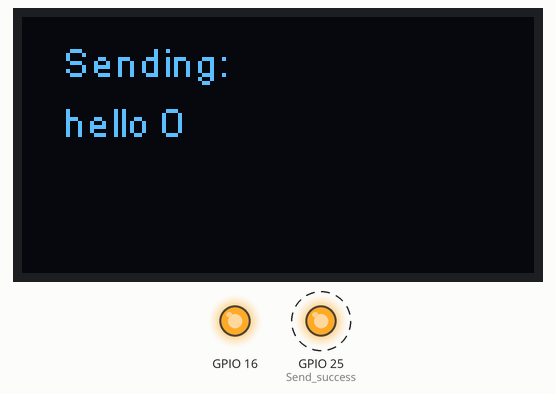
Recording of a sketch running on a simulated ESP32. Parts: 128×64 one-colour display, output pins drawn as LEDs (lit = HIGH). Dashed ring = blinking. No radio packets arrive unless stated; what the sketch prints to the serial monitor is not drawn.

Above: at 0.2 s.
At 8.5 s:
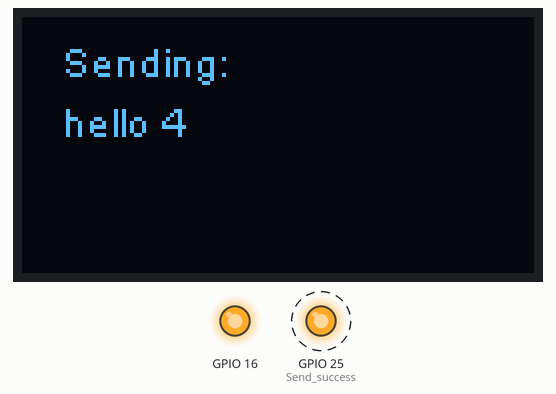
At 14.7 s:
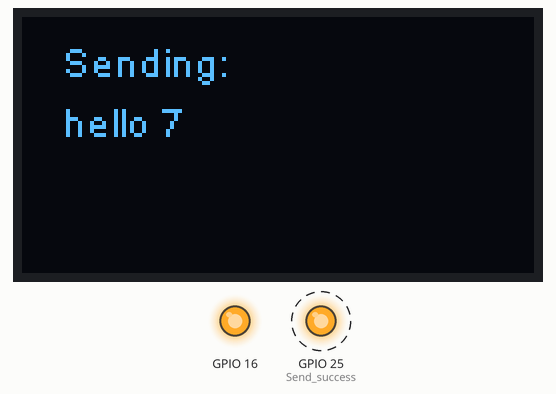
At 38.5 s:
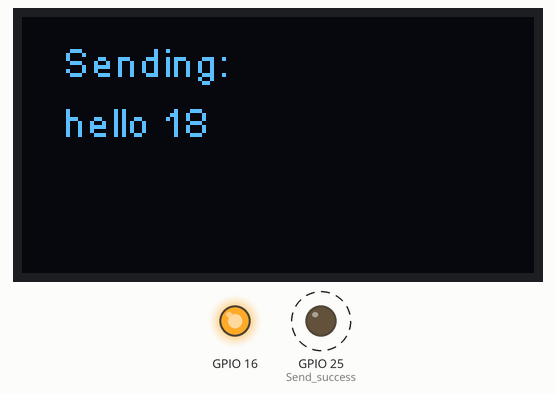
Timing chart, 0 to 40.0 s (numbered marks = the images above):
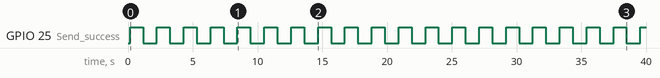

Measured:
- by itself, GPIO 25 (Send_success): alternates HIGH for 1.0 s and LOW for 1.1 s
- what the display in image 0 shows lasts 2.0 s, from 0.2 s to 2.2 s

The sketch:

Sender_1.ino
```cpp
#include <SPI.h>
#include <LoRa.h>
#include "SSD1306.h"
int counter = 0;
// GPIO5  -- SX1278's SCK
// GPIO19 -- SX1278's MISO
// GPIO27 -- SX1278's MOSI
// GPIO18 -- SX1278's CS
// GPIO14 -- SX1278's RESET
// GPIO26 -- SX1278's IRQ(Interrupt Request)
//OLED pins to ESP32 0.96OLEDGPIOs via this connecthin:
//OLED_SDA -- GPIO4
//OLED_SCL -- GPIO15
//OLED_RST -- GPIO16
SSD1306  display(0x3c, 4, 15);
#define SS      18
#define RST     14
#define DI0     26
#define BAND    868E6  //915E6
void setup() {
  Serial.begin(115200);
  pinMode(25, OUTPUT); //Send success, LED will bright 1 second
  while (!Serial);
  pinMode(16, OUTPUT);
  digitalWrite(16, LOW);    // set GPIO16 low to reset OLED
  delay(50);
  digitalWrite(16, HIGH); // while OLED is running, must set GPIO16 in high
  Serial.println("LoRa Sender");
  SPI.begin(5, 19, 27, 18);
  LoRa.setPins(SS, RST, DI0);
  if (!LoRa.begin(BAND)) {
    Serial.println("Starting LoRa failed!");
    while (1);
  }
  Serial.println("LoRa Initial OK!");
  // Initialising the UI will init the display too.
  LoRa.setTxPower(17);
  display.init();
  display.flipScreenVertically();
  display.setFont(ArialMT_Plain_10);
}
void loop() {
  Serial.print("Sending packet: ");
  Serial.println(counter);
  // send packet
  LoRa.beginPacket();
  LoRa.print("hello ");
  LoRa.print(counter);
  LoRa.endPacket();
  display.clear();
  display.setTextAlignment(TEXT_ALIGN_LEFT);
  display.drawString(10, 5, "Sending:");
  display.drawString(10, 20, "hello " + String(counter));
  // write the buffer to the display
  display.display();
  counter++;
  digitalWrite(25, HIGH);   // turn the LED on (HIGH is the voltage level)
  delay(1000);                       // wait for a second
  digitalWrite(25, LOW);    // turn the LED off by making the voltage LOW
  delay(1000);                       // wait for a second
}
```
